Frame 1 (no input): blank canvas, image omitted
Frame 60 (the mouse pressed at the canvas centre just before this capture): blank canvas, image omitted
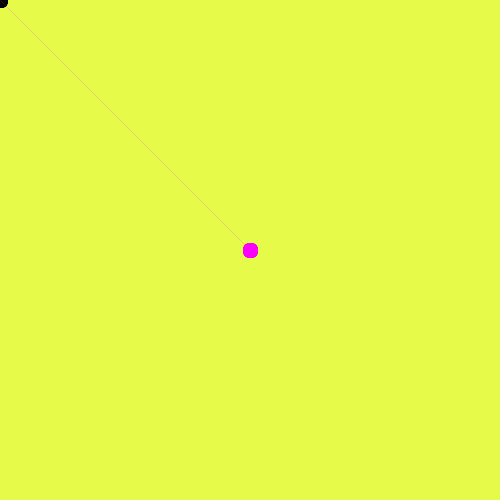
Frame 120 (the mouse held since frame 60 and released just before this capture)

The Processing sketch whose frames 1 and 60 were blank and that drew this single picture after the mouse press (run headless with seeded random() and noise(); from frame 60 on, the mouse is pressed at the canvas centre):

// Processing sketch: processing_35575
// ── processing_35575.pde

void setup() {
size(500, 500);
smooth();
background(229,250,73);
frameRate(40);
}
void draw(){
stroke(mouseX,0,mouseY);
float distance=dist(pmouseX,pmouseY,mouseX,mouseY);
float maxStroke=15;
strokeWeight(maxStroke-constrain(distance,0,maxStroke));
line(pmouseX,pmouseY,mouseX,mouseY);
}
void mouseClicked(){
ellipseMode(CENTER);
fill(mouseY,229,mouseX);
noStroke();
ellipse(mouseX,mouseY,25,25);
}
void keyPressed(){
background(229,250,73);
}     
